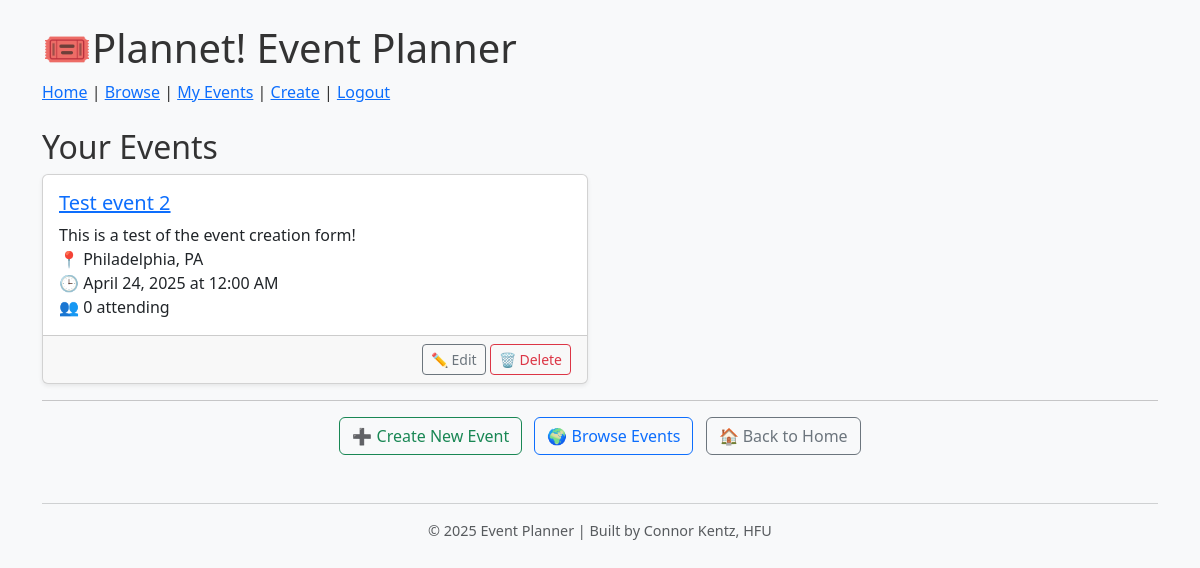
Page /events/ (signed in) on the earlier database version.
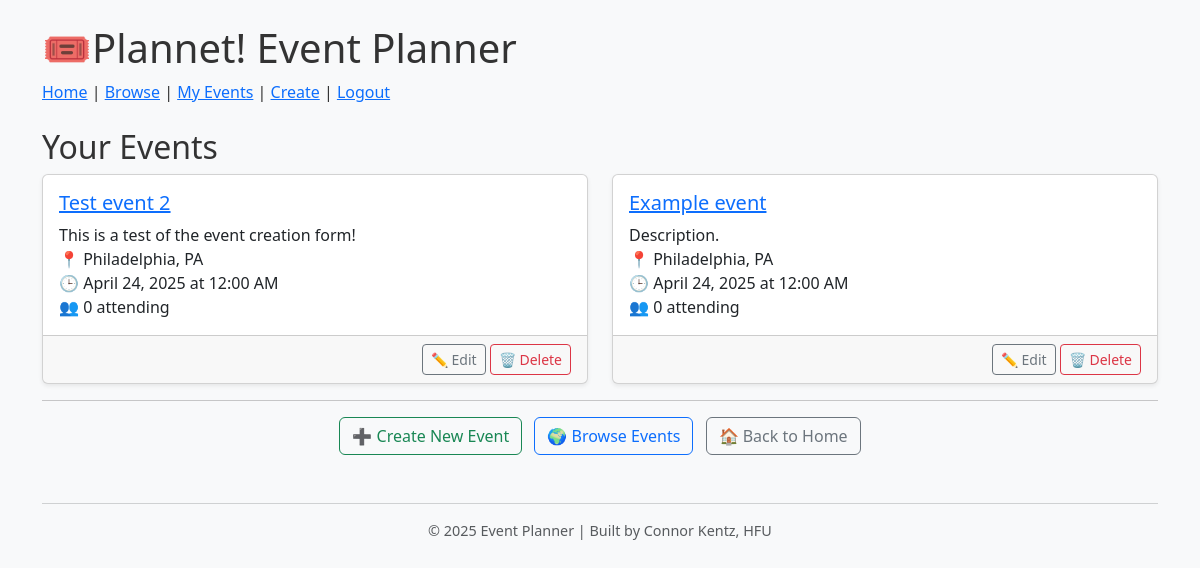
Same page on the later database version.
### events/models.py (models this page shows)
class Event(models.Model):
    title = models.CharField(max_length=100)
    description = models.TextField()
    date = models.DateTimeField()
    location = models.CharField(max_length=200)
    organizer = models.ForeignKey(User, on_delete=models.CASCADE)
    from django.db import models

### events/views.py (the view)
# urls.py: path('', views.event_list, name='event_list'),
@login_required
def event_list(request):
    events = Event.objects.filter(organizer=request.user).order_by('date')
    return render(request, 'events/event_list.html', {'events': events})

### templates/events/event_list.html (shortened to what this page needs)
{% extends 'base.html' %}
{% block content %}
<h2>Your Events</h2>
{% if events %}
<div class="row row-cols-1 row-cols-md-2 g-4">
    {% for event in events %}
    <div class="col">
        <div class="card h-100 shadow-sm fade-in-card">
            <div class="card-body">
                <h5 class="card-title">
                    <a href="{% url 'event_detail' event.id %}">{{ event.title }}</a>
                </h5>
                <p class="card-text">
                    {{ event.description }}<br>
                    📍 {{ event.location }}<br>
                    🕒 {{ event.date|date:"F j, Y \\a\\t g:i A" }}<br>
                    👥 {{ event.rsvp_set.count }} attending
                </p>
            </div>
            <div class="card-footer text-end">
                {% if user == event.organizer %}
                    <a href="{% url 'edit_event' event.id %}" class="btn btn-sm btn-outline-secondary">✏️ Edit</a>
                    <a href="{% url 'delete_event' event.id %}" class="btn btn-sm btn-outline-danger">🗑️ Delete</a>
                {% endif %}
            </div>
        </div>
    </div>
    {% endfor %}
</div>
{% else %}
<div class="alert alert-info text-center mt-4">
    <p>You haven't created any events yet!</p>
    <a href="{% url 'create_event' %}" class="btn btn-primary mt-2">➕ Create Your First Event</a>
</div>
{% endif %}
<hr>
<div class="mt-3 text-center">
    <a href="{% url 'create_event' %}" class="btn btn-outline-success me-2">➕ Create New Event</a>
    <a href="{% url 'browse_events' %}" class="btn btn-outline-primary me-2">🌍 Browse Events</a>
    <a href="{% url 'home' %}" class="btn btn-outline-secondary">🏠 Back to Home</a>
</div>
{% endblock %}

Differences in the rows shown:
added Event: title "Example event", description "Description.", location "Philadelphia, PA", date "April 24, 2025 at 12:00 AM", rsvp_set.count "0", shows "✏️ Edit"
